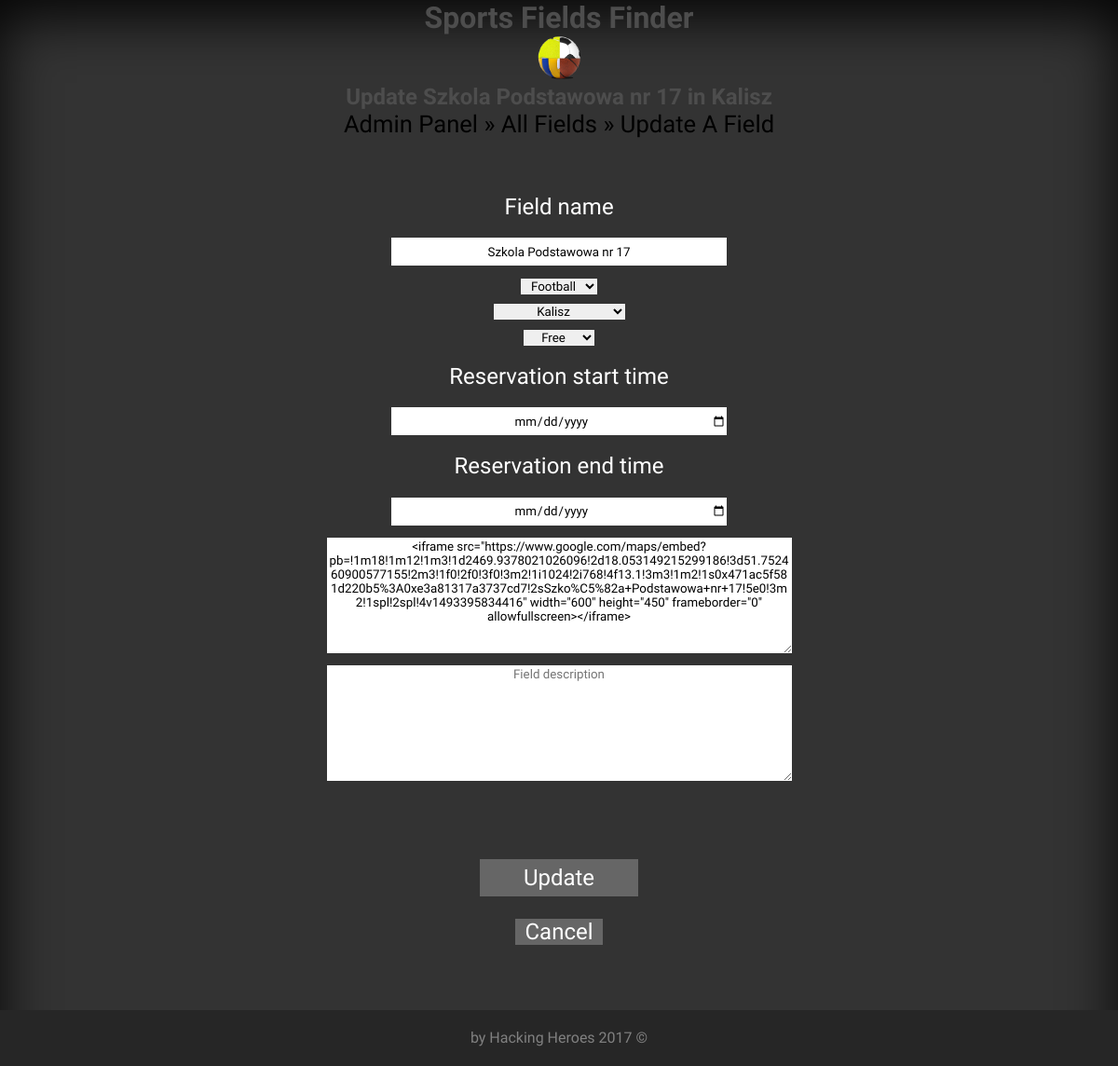
Page /sff/update_field.php?id=1 (signed in) on the committed database.
### tables this page shows
CREATE TABLE `fields` (
  `id` bigint(255) NOT NULL AUTO_INCREMENT,
  `name` varchar(30) NOT NULL,
  `position` text NOT NULL,
  `status` varchar(15) NOT NULL,
  `type` varchar(25) NOT NULL,
  `city` varchar(30) NOT NULL,
  `description` text NOT NULL,
  `starttime` varchar(100) NOT NULL,
  `endtime` varchar(100) NOT NULL,
  `last_modifier` bigint(255) NOT NULL,
  PRIMARY KEY (`id`)
);

### sff/update_field.php (the view, shortened to what this page needs)
<?php
    include "SQL/db_connect.php";
    include "Base/head.php";
    if (isset($_COOKIE['sff_admin'])):
        $id = mysqli_real_escape_string($conn, $_GET['id']);
        $sql = "SELECT city, position, type, name, status, endtime, starttime, description FROM fields WHERE id = $id";
        $result = $conn->query($sql);
        $fields_data = mysqli_fetch_all($result, MYSQLI_ASSOC);
        $field = $fields_data[0];
        ?>
<header>
    <h1>Sports Fields Finder</h1>
    <a href="index.php"><img src="img/logo.png" alt="logo" /></a>
    <h2>Update <?= $field['name']?> in <?= $field['city']?> </h2>
</header>
<nav>
    <a href="admin-panel.php">Admin panel</a> &raquo;
    <a href="all_fields.php">All fields</a> &raquo;
    <a href="#">Update a field</a>
</nav>
<section>
    <form class="form" action="_update_field.php?id=<?= $id?>" method="post">
        <label for="field_name">Field name</label>
        <input type="text" name="field_name" value="<?= $field['name']?>" maxlength="30" required="required">
        <select class="" name="field_type">
            <option value="football" id="football">Football</option>
        </select>
        <select class="" name="city">
            <option value="Kalisz" id="Kalisz">Kalisz</option>
        </select>
        <select class="" name="field_status">
            <option value="free" id="free">Free</option>
        </select>
        <label for="starttime">Reservation start time</label>
        <input type="date" name="starttime" value="<?= date("Y-m-d H:i", $field['starttime'])?>">
        <label for="endtime">Reservation end time</label>
        <input type="date" name="endttime" value="<?= date("Y-m-d H:i", $field['endtime'])?>">
        <textarea name="map_link" rows="8" cols="60" required="required"><?= $field['position']?></textarea>
        <textarea name="description" rows="8" cols="60" placeholder="Field description"><?= $field['description']?></textarea>
        <div class="form-buttons">
            <input type="submit" name="submit" value="Update">
            <a href="all_fields.php">Cancel</a>
        </div>
    </form>
</section>
<?php
    else: header("Location: admin_login.php");
    endif;
    include "Base/foot.php";
?>

### sff/css/style.css (style rules this page uses)
* { margin: 0; border: 0; box-sizing: border-box; font-family: 'Khand', sans-serif; }
body, html { height: 100%; }
body { box-shadow: inset 0px 19px 59px 0px rgba(0, 0, 0, 0.9); display: flex; min-height: 100vh; flex-direction: column; background-color: #333333; }
section,article { flex: 1; }
nav { text-align: center; font-size: 1.6em; text-transform: capitalize; }
nav a:link, nav a:visited { color: black; }
header { color: #4d4d4d; text-align: center; }
header img { width: 3em; height: auto; }
a { text-decoration: none; }
.description, h2, .status-free, .status-occupied,.reservation input { text-align: center; font-family: 'Khand', sans-serif; }
.form { text-align: center; margin: 5% auto; }
.form input, .form textarea { display: block; margin: 1em auto; text-align: center; max-width: 100%; }
.form input { width: 30%; height: 30px; }
.form label { color: white; font-size: 1.5em; }
.form select, .form label { display: block; text-align: center; margin: 0.8em auto; }
.form-buttons { margin-top: 50px; color: white; padding: 10px; }
.form-buttons a { padding: 0 10px; color: white; }
.form input[type="submit"], .form-buttons a { width: 170px; height: 40px; background: #666666; font-size: 1.5em; color: white; cursor: pointer; }

### rows in the picture
fields: name "Szkola Podstawowa nr 17", city "Kalisz", field_name "Szkola Podstawowa nr 17", map_link "<iframe src=\"https://www.google.com/maps/embed?pb=!1m18!1m12!1m3!1d2469.9378021026096!2d18.053149215299186!3d51.752460900577155!2m3!1f0!2f0!3f0!3m2!1i1024!2i768!4f13.1!3m3!1m2!1s0x471ac5f581d220b5%3A0xe3a81317a3737cd7!2sSzko%C5%82a+Podstawowa+nr+17!5e0!3m2!1spl!2spl!4v1493395834416\" width=\"600\" height=\"450\" frameborder=\"0\" allowfullscreen></iframe>"
